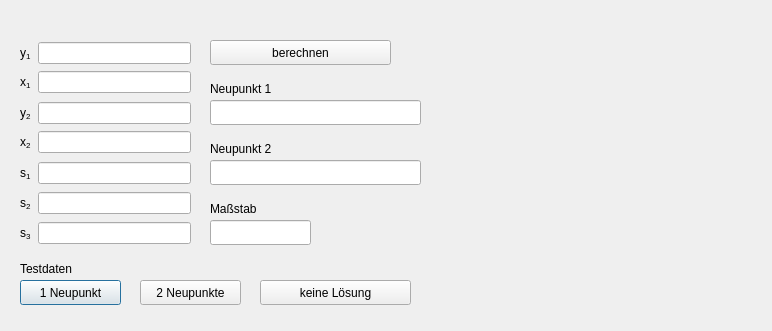
<?xml version="1.0" encoding="UTF-8"?>
<ui version="4.0">
 <class>Bogenschnitt_gui</class>
 <widget class="QDialog" name="Bogenschnitt_gui">
  <property name="geometry">
   <rect>
    <x>0</x>
    <y>0</y>
    <width>772</width>
    <height>331</height>
   </rect>
  </property>
  <property name="windowTitle">
   <string>Bogenschnitt</string>
  </property>
  <widget class="QWidget" name="layoutWidget_4">
   <property name="geometry">
    <rect>
     <x>20</x>
     <y>69</y>
     <width>171</width>
     <height>27</height>
    </rect>
   </property>
   <layout class="QHBoxLayout" name="horizontalLayout_2">
    <item>
     <widget class="QLabel" name="x1">
      <property name="text">
       <string>x&lt;sub&gt;1&lt;/sub&gt;</string>
      </property>
      <property name="textFormat">
       <enum>Qt::MarkdownText</enum>
      </property>
     </widget>
    </item>
    <item>
     <widget class="QLineEdit" name="lineEdit_x1"/>
    </item>
   </layout>
  </widget>
  <widget class="QWidget" name="layoutWidget_6">
   <property name="geometry">
    <rect>
     <x>20</x>
     <y>40</y>
     <width>171</width>
     <height>27</height>
    </rect>
   </property>
   <layout class="QHBoxLayout" name="horizontalLayout">
    <item>
     <widget class="QLabel" name="y1">
      <property name="text">
       <string>&lt;html&gt;&lt;head/&gt;&lt;body&gt;&lt;p&gt;y&lt;span style=&quot; vertical-align:sub;&quot;&gt;1&lt;/span&gt;&lt;/p&gt;&lt;/body&gt;&lt;/html&gt;</string>
      </property>
     </widget>
    </item>
    <item>
     <widget class="QLineEdit" name="lineEdit_y1"/>
    </item>
   </layout>
  </widget>
  <widget class="QWidget" name="layoutWidget_7">
   <property name="geometry">
    <rect>
     <x>20</x>
     <y>100</y>
     <width>171</width>
     <height>27</height>
    </rect>
   </property>
   <layout class="QHBoxLayout" name="horizontalLayout_3">
    <item>
     <widget class="QLabel" name="y1_2">
      <property name="text">
       <string>y&lt;sub&gt;2&lt;/sub&gt;</string>
      </property>
     </widget>
    </item>
    <item>
     <widget class="QLineEdit" name="lineEdit_y2"/>
    </item>
   </layout>
  </widget>
  <widget class="QWidget" name="layoutWidget_5">
   <property name="geometry">
    <rect>
     <x>20</x>
     <y>129</y>
     <width>171</width>
     <height>27</height>
    </rect>
   </property>
   <layout class="QHBoxLayout" name="horizontalLayout_4">
    <item>
     <widget class="QLabel" name="x2">
      <property name="text">
       <string>x&lt;sub&gt;2&lt;/sub&gt;</string>
      </property>
     </widget>
    </item>
    <item>
     <widget class="QLineEdit" name="lineEdit_x2"/>
    </item>
   </layout>
  </widget>
  <widget class="QWidget" name="layoutWidget_8">
   <property name="geometry">
    <rect>
     <x>20</x>
     <y>160</y>
     <width>171</width>
     <height>27</height>
    </rect>
   </property>
   <layout class="QHBoxLayout" name="horizontalLayout_5">
    <item>
     <widget class="QLabel" name="s1">
      <property name="text">
       <string>s&lt;sub&gt;1&lt;/sub&gt;</string>
      </property>
     </widget>
    </item>
    <item>
     <widget class="QLineEdit" name="lineEdit_s1"/>
    </item>
   </layout>
  </widget>
  <widget class="QWidget" name="layoutWidget_9">
   <property name="geometry">
    <rect>
     <x>20</x>
     <y>190</y>
     <width>171</width>
     <height>27</height>
    </rect>
   </property>
   <layout class="QHBoxLayout" name="horizontalLayout_6">
    <item>
     <widget class="QLabel" name="s2">
      <property name="text">
       <string>s&lt;sub&gt;2&lt;/sub&gt;</string>
      </property>
     </widget>
    </item>
    <item>
     <widget class="QLineEdit" name="lineEdit_s2"/>
    </item>
   </layout>
  </widget>
  <widget class="QWidget" name="layoutWidget_10">
   <property name="geometry">
    <rect>
     <x>20</x>
     <y>220</y>
     <width>171</width>
     <height>27</height>
    </rect>
   </property>
   <layout class="QHBoxLayout" name="horizontalLayout_8">
    <item>
     <widget class="QLabel" name="s3">
      <property name="text">
       <string>s&lt;sub&gt;3&lt;/sub&gt;</string>
      </property>
     </widget>
    </item>
    <item>
     <widget class="QLineEdit" name="lineEdit_s3"/>
    </item>
   </layout>
  </widget>
  <widget class="QLabel" name="label_2">
   <property name="geometry">
    <rect>
     <x>210</x>
     <y>80</y>
     <width>91</width>
     <height>17</height>
    </rect>
   </property>
   <property name="text">
    <string>Neupunkt 1</string>
   </property>
  </widget>
  <widget class="QLineEdit" name="lineEdit_np1">
   <property name="geometry">
    <rect>
     <x>210</x>
     <y>100</y>
     <width>211</width>
     <height>25</height>
    </rect>
   </property>
  </widget>
  <widget class="QLineEdit" name="lineEdit_np2">
   <property name="geometry">
    <rect>
     <x>210</x>
     <y>160</y>
     <width>211</width>
     <height>25</height>
    </rect>
   </property>
  </widget>
  <widget class="QLabel" name="label_3">
   <property name="geometry">
    <rect>
     <x>210</x>
     <y>140</y>
     <width>91</width>
     <height>17</height>
    </rect>
   </property>
   <property name="text">
    <string>Neupunkt 2</string>
   </property>
  </widget>
  <widget class="QLabel" name="label_4">
   <property name="geometry">
    <rect>
     <x>210</x>
     <y>200</y>
     <width>91</width>
     <height>17</height>
    </rect>
   </property>
   <property name="text">
    <string>Maßstab</string>
   </property>
  </widget>
  <widget class="QLineEdit" name="lineEdit_m">
   <property name="geometry">
    <rect>
     <x>210</x>
     <y>220</y>
     <width>101</width>
     <height>25</height>
    </rect>
   </property>
  </widget>
  <widget class="QPushButton" name="test_1np">
   <property name="geometry">
    <rect>
     <x>20</x>
     <y>280</y>
     <width>101</width>
     <height>25</height>
    </rect>
   </property>
   <property name="text">
    <string>1 Neupunkt</string>
   </property>
  </widget>
  <widget class="QPushButton" name="test_keineLoesung">
   <property name="geometry">
    <rect>
     <x>260</x>
     <y>280</y>
     <width>151</width>
     <height>25</height>
    </rect>
   </property>
   <property name="text">
    <string>keine Lösung</string>
   </property>
  </widget>
  <widget class="QPushButton" name="test_2np">
   <property name="geometry">
    <rect>
     <x>140</x>
     <y>280</y>
     <width>101</width>
     <height>25</height>
    </rect>
   </property>
   <property name="text">
    <string>2 Neupunkte</string>
   </property>
  </widget>
  <widget class="QLabel" name="label_5">
   <property name="geometry">
    <rect>
     <x>20</x>
     <y>260</y>
     <width>161</width>
     <height>17</height>
    </rect>
   </property>
   <property name="text">
    <string>Testdaten</string>
   </property>
  </widget>
  <widget class="QPushButton" name="umrechnen">
   <property name="geometry">
    <rect>
     <x>210</x>
     <y>40</y>
     <width>181</width>
     <height>25</height>
    </rect>
   </property>
   <property name="text">
    <string>berechnen</string>
   </property>
  </widget>
  <widget class="QLabel" name="label_bogen">
   <property name="geometry">
    <rect>
     <x>446</x>
     <y>36</y>
     <width>291</width>
     <height>261</height>
    </rect>
   </property>
   <property name="text">
    <string/>
   </property>
  </widget>
 </widget>
 <resources/>
 <connections/>
</ui>
